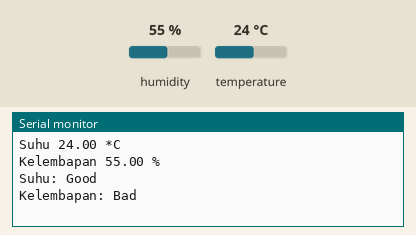
Simulated run of this sketch. Board: Arduino Uno, built with avr-gcc and run on an emulated ATmega328P. On the bench: the last lines printed to the serial monitor. Inputs (shaded band) come from the test bench; at power-on: humidity 55 %, temperature 24 °C.

Above: at 2.8 s.
2.9 s: humidity set to 40 %
At 4.8 s:
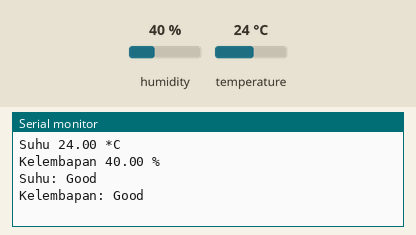
6.5 s: temperature set to 12 °C
At 8.8 s:
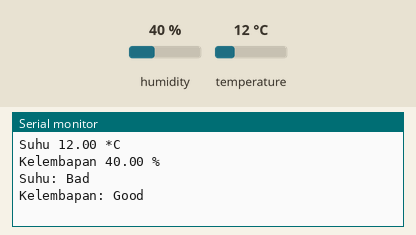
10.5 s: humidity set to 22 %
At 12.5 s:
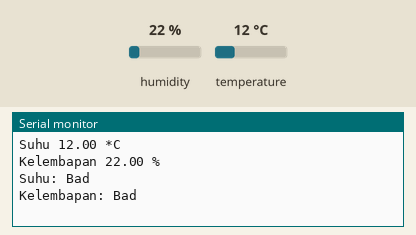
Timing chart, 0 to 14.0 s (numbered marks = the images above; inputs shaded):
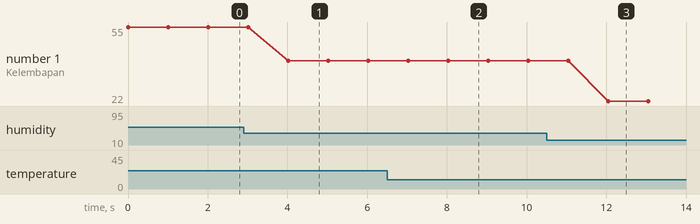

The sketch:

Inisialisasi_DHT22.ino
```cpp
#include <DHT.h>

#define DHTPIN 4
#define DHTTYPE DHT22

DHT dht(DHTPIN, DHTTYPE);
float temperature, humidity;
String tempStatus, humiStatus;

void setup() {
  Serial.begin(115200);
  dht.begin();
}

void loop() {
  temperature = dht.readTemperature();
  humidity = dht.readHumidity();

  if (isnan(temperature) || isnan(humidity)) {
    Serial.println("Failed to read from DHT sensor!");
    return;
  }

  Serial.println("Suhu " + String(temperature) + " *C");
  Serial.println("Kelembapan " + String(humidity) + " %");

  if (temperature >= 22 && temperature <= 24){
    tempStatus = "Good";
  }else{
    tempStatus = "Bad";
  }

  if (humidity >= 30 && humidity <= 50){
    humiStatus = "Good";
  } else{
    humiStatus = "Bad";
  }

  Serial.println("Suhu: " + tempStatus);
  Serial.println("Kelembapan: " + humiStatus);
  Serial.println(" ");
  delay(1000);
}
```

Measured:
- after the input at 2.9 s, the serial monitor: prints a new line after 1.1 s (image 1)
- after the input at 6.5 s, the serial monitor: prints a new line after 1.5 s (image 2)
- after the input at 10.5 s, the serial monitor: prints a new line after 1.6 s (image 3)
- plotted number 1: 55 → 40 after the input at 2.9 s, 40 → 22 after the input at 10.5 s
